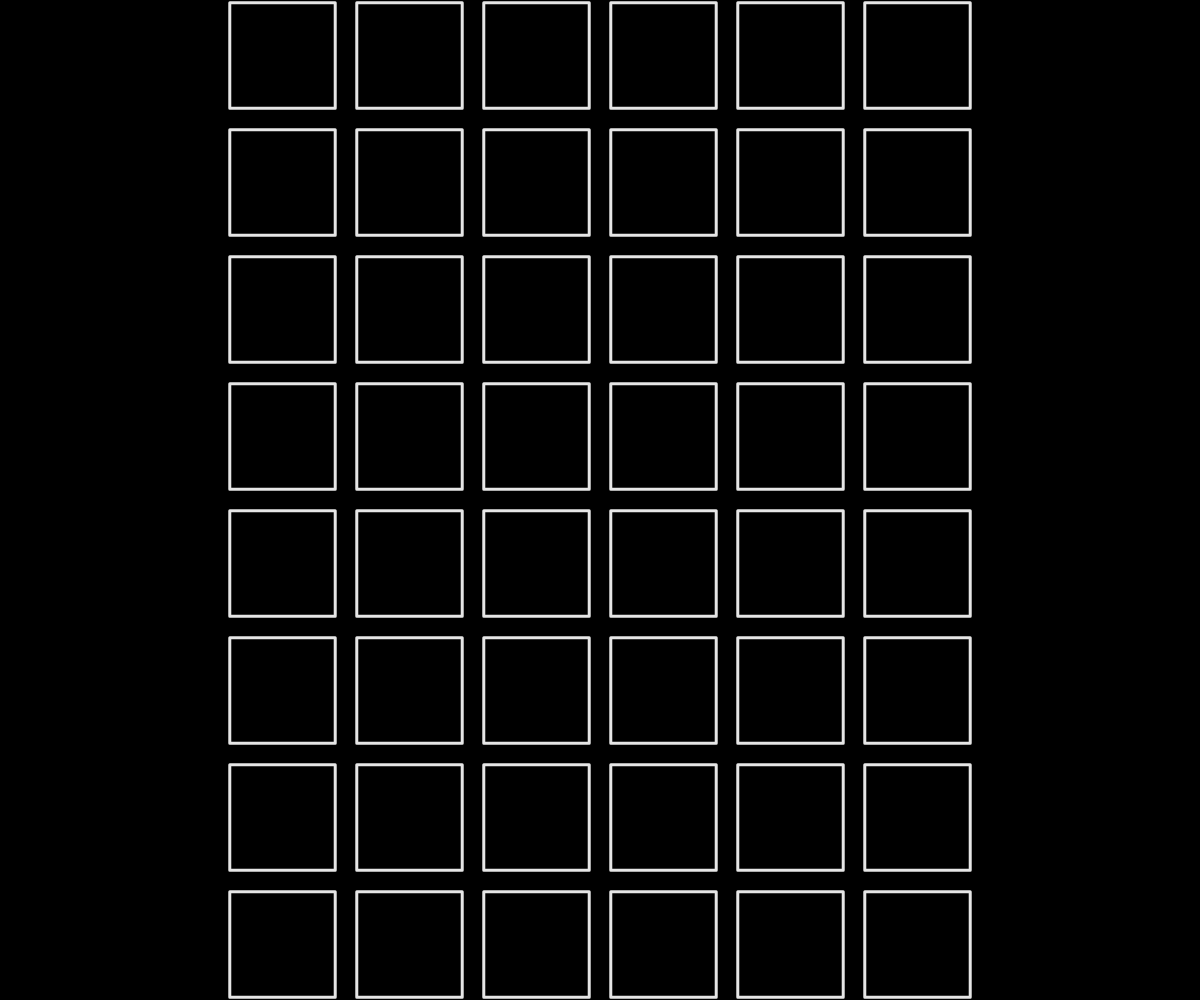
Frame 1 (no input)
Frame 60 (no input): identical to frame 1, image omitted
Frame 120 (the mouse pressed at the canvas centre since frame 60): identical to frame 1, image omitted

The p5.js sketch that drew this single still picture (run headless with seeded random() and noise() and a simulated clock; from frame 60 on, the mouse is pressed at the canvas centre):

// p5.js sketch
// ── sketch.js
/*******************************
 * Ripple Morph Grid — fullscreen (Web Editor)
 * - 默认正方形
 * - 长按触发涟漪；被波及格子执行一圈：□→○→△→□，完成后停在正方形
 * - 松手：停止扩散，但已触发的会走完一圈
 *******************************/

// ===== 网格与外观 =====
const COLS = 6;
const ROWS = 8;
const GAP  = 16;           // 格间距（像素）
const N          = 120;    // 轮廓采样点数（72~120）
const SW_MAIN    = 3.0;    // 线宽
const BASE_ALPHA = 230;    // 线条不透明度

// ===== 形变节奏（0.3s 变形 + 1.5s 停留）=====
const HALF_MS = 300;       // 变形时长
const HOLD_MS = 1500;      // 停留时长

// ===== 涟漪（长按触发）=====
const LONGPRESS_MS         = 350;   // 长按阈值
const WAVE_SPEED_PX_PER_MS = 0.8;   // 波速：像素/毫秒
const ACTIVATION_BAND      = 40;    // 触发带宽：|d-R|<=band 视为命中

// ===== 网格排布（运行时计算）=====
let tileDiam, rTile, sScale, marginX, marginY;

// ===== 轮廓缓存 =====
let triX = new Float32Array(N), triY = new Float32Array(N);
let sqrX = new Float32Array(N), sqrY = new Float32Array(N);
let cirX = new Float32Array(N), cirY = new Float32Array(N);
let rBase = 120;

// 每格本地状态：-1 未触发；>=0 进行中（记录开始毫秒）；-2 已完成一圈（停在□）
let startMs = [];

// 涟漪控制
let isPointerDown = false;
let downAtMs = 0;
let rippleActive = false;
let rippleStartMs = 0;
let rippleOrigin = { x: 0, y: 0 }; // 涟漪圆心（像素坐标）

// 指针追踪
let lastPointer = { x: 0, y: 0 };

function setup() {
  createCanvas(windowWidth, windowHeight);
  smooth();
  strokeJoin(ROUND);
  strokeCap(ROUND);
  noFill();

  buildTrianglePoints(triX, triY, N, rBase);
  buildSquarePoints (sqrX, sqrY, N, rBase);
  buildCirclePoints (cirX, cirY, N, rBase);

  initTileStates();
  computeGridLayout();
}

function windowResized() {
  resizeCanvas(windowWidth, windowHeight);
  computeGridLayout();
}

function initTileStates() {
  startMs = Array.from({ length: ROWS }, () => Array(COLS).fill(-1));
}

function resetTileStates() {
  for (let y = 0; y < ROWS; y++) for (let x = 0; x < COLS; x++) startMs[y][x] = -1;
}

function computeGridLayout() {
  const tileDiamX = (width  - GAP * (COLS - 1)) / COLS;
  const tileDiamY = (height - GAP * (ROWS - 1)) / ROWS;
  tileDiam = Math.min(tileDiamX, tileDiamY);

  // 安全半径（考虑正方形对角线，留一点边）
  rTile  = (tileDiam / (2.0 * 1.4142 * 0.95)) * 0.95;
  sScale = rTile / rBase;

  const usedW = COLS * tileDiam + (COLS - 1) * GAP;
  const usedH = ROWS * tileDiam + (ROWS - 1) * GAP;
  marginX = (width  - usedW) * 0.5;
  marginY = (height - usedH) * 0.5;
}

function draw() {
  background(0);

  // 长按成立 -> 开始一轮新涟漪
  if (isPointerDown && !rippleActive) {
    const held = millis() - downAtMs;
    if (held >= LONGPRESS_MS) {
      const hit = hitTile(lastPointer.x, lastPointer.y);
      if (hit) {
        rippleActive  = true;
        rippleStartMs = millis();
        rippleOrigin  = tileCenter(hit.ix, hit.iy);
        resetTileStates(); // 新一轮，清空所有格子状态
      }
    }
  }

  // 当前波半径
  let R = 0;
  if (rippleActive) R = (millis() - rippleStartMs) * WAVE_SPEED_PX_PER_MS;

  // 网格绘制
  for (let iy = 0; iy < ROWS; iy++) {
    for (let ix = 0; ix < COLS; ix++) {
      const c = tileCenter(ix, iy);

      // 未触发的格子：当波前经过时启动本地形变
      if (rippleActive && startMs[iy][ix] < 0) {
        const d = dist(c.x, c.y, rippleOrigin.x, rippleOrigin.y);
        if (Math.abs(d - R) <= ACTIVATION_BAND) {
          startMs[iy][ix] = millis(); // 本地计时起点
        }
      }

      // 绘制该格
      push();
      translate(c.x, c.y);
      stroke(255, BASE_ALPHA);
      strokeWeight(SW_MAIN);

      const ms0 = startMs[iy][ix];
      if (ms0 === -1 || ms0 === -2) {
        // 未触发 或 已完成：都画正方形
        drawShape(sqrX, sqrY);
      } else {
        // 进行中：执行单圈 □→○→△→□
        const elapsed = millis() - ms0;
        const { stage, k, done } = morphStageAndK_OneCycle(elapsed);
        if (done) {
          startMs[iy][ix] = -2;   // 标记已完成
          drawShape(sqrX, sqrY);  // 收尾停在□
        } else {
          drawMorphedShape_OneCycle(stage, k, sScale);
        }
      }
      pop();
    }
  }
}

/* ======== 形变：单圈 □→○→△→□ ======== */
// 每段 seg = 0.3s 变形 + 1.5s 停留；三段总时长 total = 3*seg
function morphStageAndK_OneCycle(elapsedMs) {
  const seg   = HALF_MS + HOLD_MS;
  const total = 3 * seg;
  if (elapsedMs >= total) return { done: true };
  const p     = elapsedMs % total;
  const stage = Math.floor(p / seg);        // 0,1,2
  const pin   = p - stage * seg;
  const k     = (pin < HALF_MS) ? easeInOutCubic(pin / HALF_MS) : 1.0;
  // 0: □->○, 1: ○->△, 2: △->□
  return { stage, k, done: false };
}

function drawMorphedShape_OneCycle(stage, k, scale) {
  let ax, ay, bx, by;
  if      (stage === 0) { ax = sqrX; ay = sqrY; bx = cirX; by = cirY; } // □->○
  else if (stage === 1) { ax = cirX; ay = cirY; bx = triX; by = triY; } // ○->△
  else                  { ax = triX; ay = triY; bx = sqrX; by = sqrY; } // △->□

  beginShape();
  for (let i = 0; i < N; i++) {
    const x = lerp(ax[i], bx[i], k) * scale;
    const y = lerp(ay[i], by[i], k) * scale;
    vertex(x, y);
  }
  endShape(CLOSE);
}

/* ======== 形状构建 / 工具 ======== */
function drawShape(xs, ys) {
  beginShape();
  for (let i = 0; i < N; i++) vertex(xs[i] * sScale, ys[i] * sScale);
  endShape(CLOSE);
}

function tileCenter(ix, iy) {
  const cx = marginX + tileDiam * (ix + 0.5) + GAP * ix;
  const cy = marginY + tileDiam * (iy + 0.5) + GAP * iy;
  return { x: cx, y: cy };
}

function hitTile(px, py) {
  const gx = px - marginX;
  const gy = py - marginY;
  if (gx < 0 || gy < 0) return null;

  const cellW = tileDiam + GAP;
  const cellH = tileDiam + GAP;

  const ix = Math.floor(gx / cellW);
  const iy = Math.floor(gy / cellH);
  if (ix < 0 || ix >= COLS || iy < 0 || iy >= ROWS) return null;

  const localX = gx - ix * cellW;
  const localY = gy - iy * cellH;
  if (localX <= tileDiam && localY <= tileDiam) return { ix, iy };
  return null;
}

function buildTrianglePoints(outX, outY, n, radius) {
  const poly = [];
  for (let i = 0; i < 3; i++) {
    const ang = -HALF_PI + TWO_PI * i / 3.0;
    poly.push({ x: radius * Math.cos(ang), y: radius * Math.sin(ang) });
  }
  poly.push({ ...poly[0] });
  resampleToArrays(poly, n, outX, outY);
}
function buildSquarePoints(outX, outY, n, radius) {
  const s = radius * 1.4142 * 0.95;
  const poly = [
    { x: -s, y: -s },
    { x:  s, y: -s },
    { x:  s, y:  s },
    { x: -s, y:  s },
    { x: -s, y: -s }
  ];
  resampleToArrays(poly, n, outX, outY);
}
function buildCirclePoints(outX, outY, n, radius) {
  for (let i = 0; i < n; i++) {
    const a = TWO_PI * i / n;
    outX[i] = radius * Math.cos(a);
    outY[i] = radius * Math.sin(a);
  }
}

// 均匀重采样到 n 点
function resampleToArrays(src, n, outX, outY) {
  let per = 0;
  for (let i = 0; i < src.length - 1; i++) per += vdist(src[i], src[i + 1]);
  const step = per / n;

  let d = 0, seg = 0;
  let a = { ...src[0] }, b = { ...src[1] };

  for (let i = 0; i < n; i++) {
    const target = i * step;
    while (seg < src.length - 2 && d + vdist(a, b) < target) {
      d += vdist(a, b);
      seg++;
      a = { ...src[seg] };
      b = { ...src[seg + 1] };
    }
    const remain = target - d;
    const L = vdist(a, b);
    const tt = (L === 0) ? 0 : (remain / L);
    const p = vlerp(a, b, tt);
    outX[i] = p.x; outY[i] = p.y;
  }
}

function vdist(p, q) {
  const dx = p.x - q.x, dy = p.y - q.y;
  return Math.hypot(dx, dy);
}
function vlerp(a, b, t) {
  return { x: lerp(a.x, b.x, t), y: lerp(a.y, b.y, t) };
}

// 与参考一致的 easing
function easeInOutCubic(x) {
  return (x < 0.5) ? 4 * x * x * x : 1 - Math.pow(-2 * x + 2, 3) / 2.0;
}

/* ======== 输入（鼠标 + 触摸） ======== */
function mousePressed() {
  isPointerDown = true;
  downAtMs = millis();
  lastPointer = { x: mouseX, y: mouseY };
}
function mouseDragged() {
  lastPointer = { x: mouseX, y: mouseY };
}
function mouseReleased() {
  isPointerDown = false;
  rippleActive = false; // 停止扩散；已触发的继续走完
}

function touchStarted() {
  isPointerDown = true;
  downAtMs = millis();
  const t = touches && touches.length ? touches[0] : { x: mouseX, y: mouseY };
  lastPointer = { x: t.x, y: t.y };
  return false;
}
function touchMoved() {
  const t = touches && touches.length ? touches[0] : { x: mouseX, y: mouseY };
  lastPointer = { x: t.x, y: t.y };
  return false;
}
function touchEnded() {
  isPointerDown = false;
  rippleActive = false; // 同上
  return false;
}
